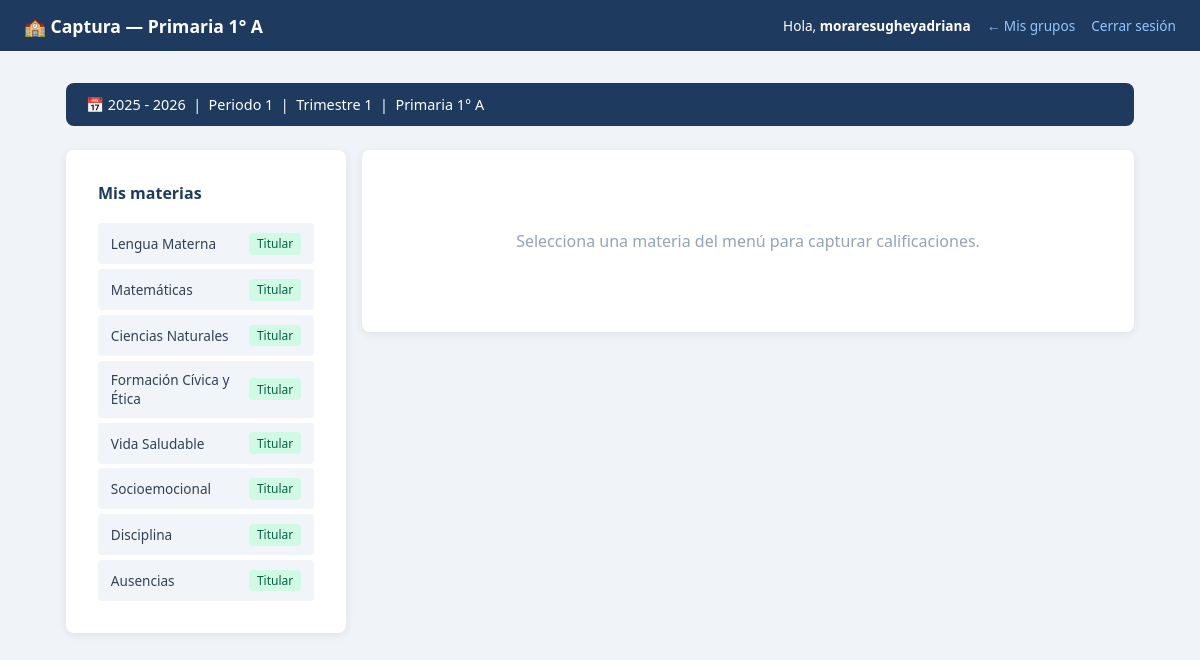
The page /maestro/captura.php?seccion=primaria&grado=1&grupo=A (signed in) on the database its author committed.
### tables this page shows
CREATE TABLE `ciclos_escolares` (
  `id` int(10) unsigned NOT NULL AUTO_INCREMENT,
  `nombre` varchar(30) NOT NULL,
  `fecha_inicio` date NOT NULL,
  `fecha_fin` date NOT NULL,
  `activo` tinyint(1) NOT NULL DEFAULT 0,
  `creado_en` timestamp NOT NULL DEFAULT current_timestamp(),
  PRIMARY KEY (`id`),
  UNIQUE KEY `nombre` (`nombre`)
);

CREATE TABLE `periodos_apertura` (
  `id` int(10) unsigned NOT NULL AUTO_INCREMENT,
  `ciclo_id` int(10) unsigned NOT NULL,
  `periodo` tinyint(3) unsigned NOT NULL COMMENT '1 al 6',
  `abierto` tinyint(1) NOT NULL DEFAULT 0,
  `abierto_en` datetime DEFAULT NULL,
  `cerrado_en` datetime DEFAULT NULL,
  PRIMARY KEY (`id`),
  UNIQUE KEY `uk_ciclo_periodo` (`ciclo_id`,`periodo`),
  CONSTRAINT `fk_periodo_ciclo` FOREIGN KEY (`ciclo_id`) REFERENCES `ciclos_escolares` (`id`)
);

CREATE TABLE `asignaciones` (
  `id` int(10) unsigned NOT NULL AUTO_INCREMENT,
  `ciclo_id` int(10) unsigned NOT NULL,
  `materia_id` int(10) unsigned NOT NULL,
  `campo_formativo_id` int(10) unsigned DEFAULT NULL COMMENT 'NULL para Higiene',
  `seccion` enum('maternal','preescolar','primaria','secundaria') NOT NULL,
  `grado` tinyint(3) unsigned NOT NULL,
  `grupo` varchar(10) NOT NULL DEFAULT 'A',
  `orden` tinyint(3) unsigned NOT NULL DEFAULT 0 COMMENT 'Orden en la boleta',
  `activo` tinyint(1) NOT NULL DEFAULT 1,
  `creado_en` datetime NOT NULL DEFAULT current_timestamp(),
  `created_at` timestamp NOT NULL DEFAULT current_timestamp(),
  PRIMARY KEY (`id`),
  UNIQUE KEY `uk_asignacion` (`ciclo_id`,`materia_id`,`seccion`,`grado`,`grupo`),
  KEY `fk_asig_materia` (`materia_id`),
  KEY `fk_asig_campo` (`campo_formativo_id`),
  CONSTRAINT `fk_asig_campo` FOREIGN KEY (`campo_formativo_id`) REFERENCES `campos_formativos` (`id`),
  CONSTRAINT `fk_asig_ciclo` FOREIGN KEY (`ciclo_id`) REFERENCES `ciclos_escolares` (`id`),
  CONSTRAINT `fk_asig_materia` FOREIGN KEY (`materia_id`) REFERENCES `materias` (`id`)
);

CREATE TABLE `materias` (
  `id` int(10) unsigned NOT NULL AUTO_INCREMENT,
  `nombre` varchar(80) NOT NULL,
  `campo_formativo_id` int(10) unsigned DEFAULT NULL,
  `es_ingles` tinyint(1) NOT NULL DEFAULT 0,
  `es_artes` tinyint(1) NOT NULL DEFAULT 0,
  `es_higiene` tinyint(1) NOT NULL DEFAULT 0,
  `es_disciplina` tinyint(1) NOT NULL DEFAULT 0,
  `es_ausencias` tinyint(1) NOT NULL DEFAULT 0,
  `grupo_visual` varchar(30) DEFAULT NULL COMMENT 'base|ciencias|ingles|artes|cocurriculares|higiene|disciplina|ausencias',
  `activo` tinyint(1) NOT NULL DEFAULT 1,
  `creado_en` datetime NOT NULL DEFAULT current_timestamp(),
  PRIMARY KEY (`id`),
  KEY `fk_materia_campo` (`campo_formativo_id`),
  CONSTRAINT `fk_materia_campo` FOREIGN KEY (`campo_formativo_id`) REFERENCES `campos_formativos` (`id`)
);

### models/CicloModel.php (called while the page is built, shortened)
<?php
class CicloModel {
    private mysqli $db;
    public function __construct(mysqli $db) {
        $this->db = $db;
    }
    public function obtenerActivo(): ?array {
        $res = $this->db->query(
            "SELECT id, nombre, fecha_inicio, fecha_fin
             FROM ciclos_escolares WHERE activo = 1 LIMIT 1"
        );
        return ($res && $res->num_rows > 0) ? $res->fetch_assoc() : null;
    }
}

### models/PeriodoAperturaModel.php (called while the page is built, shortened)
<?php
class PeriodoAperturaModel {
    private mysqli $db;
    public function __construct(mysqli $db) {
        $this->db = $db;
    }
    public function obtenerAbierto(int $cicloId): ?array {
        $stmt = $this->db->prepare("
            SELECT id, periodo FROM periodos_apertura
            WHERE ciclo_id = ? AND abierto = 1 LIMIT 1
        ");
        $stmt->bind_param('i', $cicloId);
        $stmt->execute();
        $res = $stmt->get_result();
        return $res->num_rows > 0 ? $res->fetch_assoc() : null;
    }
}

### models/CalificacionModel.php (called while the page is built, shortened)
<?php
class CalificacionModel {
    private mysqli $db;
    public function __construct(mysqli $db) {
        $this->db = $db;
    }
    public function obtenerGruposDeProfesor(int $profesorId, int $cicloId): array {
        $stmt = $this->db->prepare("
            SELECT DISTINCT a.seccion, a.grado, a.grupo
            FROM asignaciones a
            JOIN asignacion_maestros am ON am.asignacion_id = a.id
            WHERE am.profesor_id = ? AND a.ciclo_id = ? AND a.activo = 1 AND am.activo = 1
            ORDER BY a.seccion, a.grado, a.grupo
        ");
        $stmt->bind_param('ii', $profesorId, $cicloId);
        $stmt->execute();
        return $stmt->get_result()->fetch_all(MYSQLI_ASSOC);
    }
    public function obtenerMateriasDeProfesor(int $profesorId, int $cicloId, string $seccion, int $grado, string $grupo): array {
        $stmt = $this->db->prepare("
            SELECT a.id AS asignacion_id,
                   m.nombre AS materia_nombre,
                   m.es_ingles,
                   m.es_artes,
                   m.es_higiene,
                   m.es_ausencias,
                   am.es_titular
            FROM asignaciones a
            JOIN materias m ON m.id = a.materia_id
            JOIN asignacion_maestros am ON am.asignacion_id = a.id
            WHERE am.profesor_id = ?
              AND a.ciclo_id = ?
              AND a.seccion = ?
              AND a.grado = ?
              AND a.grupo = ?
              AND a.activo = 1
              AND am.activo = 1
            ORDER BY a.orden ASC
        ");
        $stmt->bind_param('iisis', $profesorId, $cicloId, $seccion, $grado, $grupo);
        $stmt->execute();
        return $stmt->get_result()->fetch_all(MYSQLI_ASSOC);
    }
}

### models/ProfesorModel.php (called while the page is built, shortened)
<?php
class ProfesorModel {
    private mysqli $db;
    public function __construct(mysqli $db, UserModel $userModel) {
        $this->db        = $db;
    }
    public function obtenerPorUserId(int $userId): ?array {
        $stmt = $this->db->prepare(
            "SELECT * FROM profesores WHERE user_id = ? LIMIT 1"
        );
        $stmt->bind_param('i', $userId);
        $stmt->execute();
        $res = $stmt->get_result();
        return $res->num_rows > 0 ? $res->fetch_assoc() : null;
    }
}

### maestro/captura.php (the view, shortened to what this page needs)
<?php
require_once __DIR__ . '/../models/ProfesorModel.php';
require_once __DIR__ . '/../models/CicloModel.php';
require_once __DIR__ . '/../models/PeriodoAperturaModel.php';
require_once __DIR__ . '/../models/CalificacionModel.php';
$db            = getConexion();
$profModelo    = new ProfesorModel($db, new UserModel($db));
$cicloModelo   = new CicloModel($db);
$periodoModelo = new PeriodoAperturaModel($db);
$calModelo     = new CalificacionModel($db);
$profesor = $profModelo->obtenerPorUserId((int)$_SESSION['user_id']);
$cicloActivo    = $cicloModelo->obtenerActivo();
$periodoAbierto = $cicloActivo ? $periodoModelo->obtenerAbierto((int)$cicloActivo['id']) : null;
$seccion = trim($_GET['seccion'] ?? '');
$grado   = (int)($_GET['grado']  ?? 0);
$grupo   = trim($_GET['grupo']   ?? '');
$periodo = (int)$periodoAbierto['periodo'];
$grupos      = $calModelo->obtenerGruposDeProfesor((int)$profesor['id'], (int)$cicloActivo['id']);
$materias = $calModelo->obtenerMateriasDeProfesor(
    (int)$profesor['id'], (int)$cicloActivo['id'], $seccion, $grado, $grupo
);
$materiaActual = null;
$asignacionId  = (int)($_GET['asignacion_id'] ?? $_POST['asignacion_id'] ?? 0);
$alumnos     = [];
include __DIR__ . '/../includes/header.php';
?>
<main class="container">
  <div class="ciclo-banner">
    <span class="ciclo-banner__label">
      📅 <?= htmlspecialchars($cicloActivo['nombre']) ?>
      &nbsp;|&nbsp; Periodo <?= $periodo ?>
      &nbsp;|&nbsp; Trimestre <?= (int)ceil($periodo / 2) ?>
      &nbsp;|&nbsp; <?= ucfirst($seccion) ?> <?= $grado ?>° <?= $grupo ?>
    </span>
  </div>
  <div class="captura-layout">
    <aside class="materias-sidebar">
      <div class="card">
        <h3 class="section-title" style="font-size:1rem;">Mis materias</h3>
        <nav class="materias-nav">
          <?php foreach ($materias as $m): ?>
            <a href="captura.php?seccion=<?= $seccion ?>&grado=<?= $grado ?>&grupo=<?= $grupo ?>&asignacion_id=<?= $m['asignacion_id'] ?>"
               class="materia-nav-link <?= ((int)$m['asignacion_id'] === $asignacionId) ? 'active' : '' ?>">
              <?= htmlspecialchars($m['materia_nombre']) ?>
              <?php if (!empty($m['es_titular'])): ?>
                <span class="badge badge--active">Titular</span>
              <?php endif; ?>
            </a>
          <?php endforeach; ?>
        </nav>
      </div>
    </aside>
    <section class="captura-main">
      <?php if (!$materiaActual): ?>
        <div class="card">
          <p class="empty-state">Selecciona una materia del menú para capturar calificaciones.</p>
        </div>
      <?php elseif (empty($alumnos)): ?>
        <div class="card">
          <p class="empty-state">No hay alumnos registrados en este grupo.</p>
        </div>
      <?php endif; ?>
    </section>
  </div>
</main>
<?php include __DIR__ . '/../includes/footer.php'; ?>

### css/style.css (style rules this page uses)
:root { --color-primary: #1e3a5f; --color-primary-h: #2d5282; --color-accent: #3b82f6; --color-bg: #f0f4f8; --color-surface: #ffffff; --color-border: #e2e8f0; --color-text: #334155; --color-muted: #64748b; --color-placeholder:#94a3b8; --color-success-bg: #d1fae5; --color-success-tx: #065f46; --color-error-bg: #fee2e2; --color-error-tx: #991b1b; --color-warn-bg: #fef3c7; --color-warn-tx: #92400e; --color-info-bg: #eff6ff; --color-info-tx: #1e3a5f; --color-badge-bg: #dbeafe; --color-badge-tx: #1d4ed8; --radius: 8px; --radius-sm: 4px; --shadow: 0 2px 10px rgba(0,0,0,.08); --shadow-lg: 0 6px 18px rgba(0,0,0,.12); --font: 'Segoe UI', system-ui, sans-serif; }
*, *::before, *::after { box-sizing: border-box; margin: 0; padding: 0; }
body { font-family: var(--font); background: var(--color-bg); color: var(--color-text); min-height: 100vh; }
.container { max-width: 1100px; margin: 2rem auto; padding: 0 1rem; }
.card { background: var(--color-surface); border-radius: var(--radius); box-shadow: var(--shadow); padding: 2rem; }
.section-title { color: var(--color-primary); margin-bottom: 1.2rem; font-size: 1.25rem; }
.badge { display: inline-block; background: var(--color-badge-bg); color: var(--color-badge-tx); border-radius: var(--radius-sm); padding: .15rem .5rem; font-size: .75rem; }
.badge--active { background: #d1fae5; color: #065f46; }
.empty-state { text-align: center; padding: 3rem; color: var(--color-placeholder); }
.ciclo-banner { display: flex; align-items: center; gap: .75rem; background: var(--color-primary); color: #fff; border-radius: var(--radius); padding: .75rem 1.25rem; margin-bottom: 1.5rem; font-size: .9rem; }
.ciclo-banner__label { flex: 1; }
.captura-layout { display: grid; grid-template-columns: 240px 1fr; gap: 1.5rem; align-items: start; }
.materias-sidebar { position: sticky; top: 1rem; }
.materias-nav { display: flex; flex-direction: column; gap: 0.3rem; }
.materia-nav-link { display: flex; justify-content: space-between; align-items: center; padding: 0.6rem 0.8rem; background: #f1f5f9; border-radius: var(--radius-sm); text-decoration: none; color: var(--color-text); font-size: 0.85rem; transition: all 0.15s; }

### maestro/captura.php (style rules this page uses)
.captura-layout { display:flex; gap:1rem; }
.materias-sidebar { width:280px; flex-shrink:0; }
.captura-main { flex:1; min-width:0; }

### rows shown on the page
ciclos_escolares: nombre "2025 - 2026"
periodos_apertura: periodo "1", ceil($periodo/2) "1"
asignaciones: materia.nombre "Lengua Materna"
asignaciones: materia.nombre "Matemáticas"
asignaciones: materia.nombre "Ciencias Naturales"
asignaciones: materia.nombre "Formación Cívica y Ética"
asignaciones: materia.nombre "Vida Saludable"
asignaciones: materia.nombre "Socioemocional"
asignaciones: materia.nombre "Disciplina"
asignaciones: materia.nombre "Ausencias"

### other values the page prints
$pageTitle "Captura — Primaria 1° A"
$_SESSION['username'] "moraresugheyadriana"
$backLabel "← Mis grupos"
$seccion "Primaria"
$grado "1"
$grupo "A"
